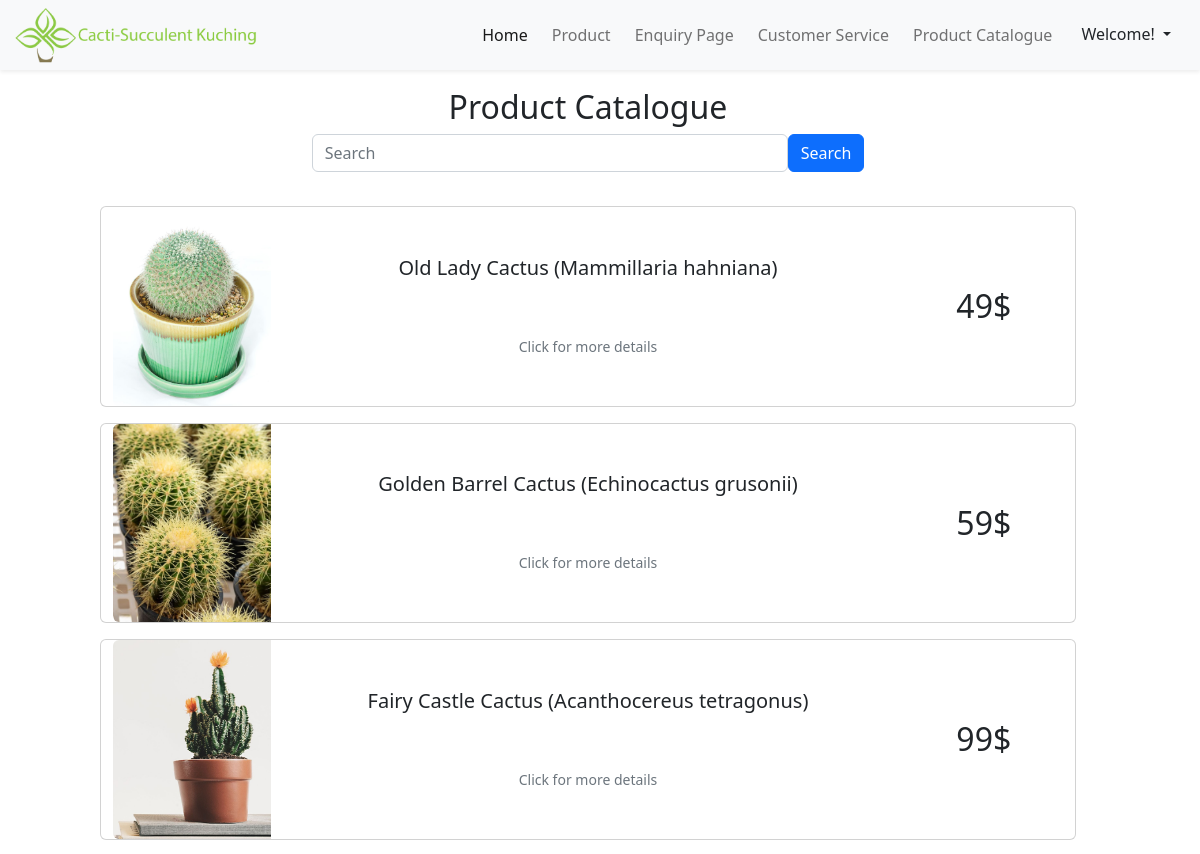
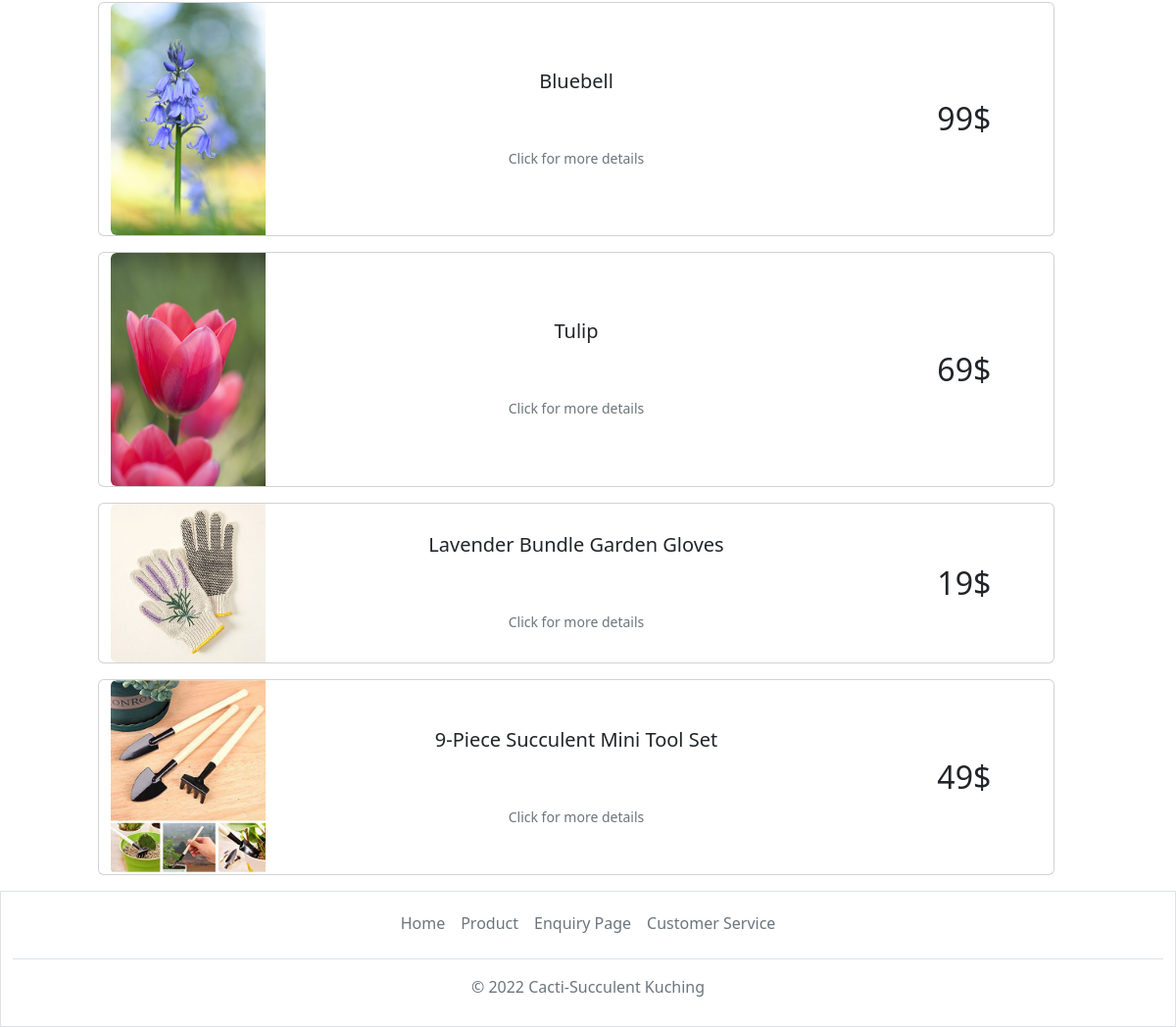
/productcatalogue.php, run on the app's committed database (2 pictures, top to bottom).
### tables this page shows
CREATE TABLE `tblproductcatalogue` (
  `stockId` varchar(15) NOT NULL,
  `stockName` varchar(50) DEFAULT NULL,
  `stockDetail` varchar(500) DEFAULT NULL,
  `stockType` varchar(50) DEFAULT NULL,
  `stockPicture` varchar(100) DEFAULT NULL,
  `stockPrice` varchar(10) DEFAULT NULL,
  `stockQuantity` varchar(10) DEFAULT NULL,
  `stockStatus` char(1) DEFAULT NULL
);

### productcatalogue.php (the view, shortened to what this page needs)
<?php
    include('Account.php');
?>
<!doctype html>
<html lang="en">
    <head>
        <link rel="stylesheet" href="styles\homepage.css">
        <link href="https://cdn.jsdelivr.net/npm/bootstrap@5.2.2/dist/css/bootstrap.min.css" rel="stylesheet">
    </head>
<body>
<nav class="navbar navbar-expand-lg">
    <div class="container-fluid fixed-top shadow-sm bg-light">
        <a class="navbar-brand" href="index.php">
            <img src="images\logo.png" alt="logo" style="width:250px;" class="rounded-pill">
        </a>
        <div class="collapse navbar-collapse justify-content-end" id="collapsibleNavbar">
            <ul class="navbar-nav">
                <li class="nav-item p-1">
                    <a class="nav-link active" href="index.php">Home</a>
                </li>
                <li class="nav-item p-1">
                    <a class="nav-link" href="#">Product</a>
                </li>
                <li class="nav-item p-1">
                    <a class="nav-link" href="#">Enquiry Page</a>
                </li>
                <li class="nav-item p-1">
                    <a class="nav-link" href="#">Customer Service</a>
                </li>
                <li class="nav-item p-1">
                    <a class="nav-link" href="productcatalogue.php">Product Catalogue</a>
                </li>
                <li class="nav-item p-1">
                    <div class="dropdown">
                        <button class="btn dropdown-toggle" type="button" data-bs-toggle="dropdown" aria-expanded="false">
                             Welcome!
                        </button>
                    </div>
                </li>
            </ul>
        </div>
    </div>
</nav>
<br><br><br>
<div class="row col-12">
    <div class="row col-10 mx-auto">
    <div class="row mx-auto my-auto">
        <div class="col">
            <h2 class="text-center">Product Catalogue</h2>
        </div>
    </div>
    <form  action="search.php" method="POST">
        <div class="d-flex justify-content-center mx-auto">
            <div class="form-outline" style="width: 50%;">
                <input type="search" class="form-control" placeholder="Search">
            </div>
            <button type="button" class="btn btn-primary">Search</button>
        </div>
    </form>
    <br><br><br>
    <?php
        $query = "SELECT * FROM tblproductcatalogue";
        $query_run = mysqli_query($con, $query);
        if(mysqli_num_rows($query_run) > 0)
        {
            foreach($query_run as $productcatalogue)
            {
        ?>
            <div class="card mb-3">
                <div class="row g-0">
                    <div class="col-md-2">
                        <img src="admin\uploadedimage\<?php echo $productcatalogue['stockPicture']?>" class="img-fluid rounded-start" alt="...">
                    </div>
                    <div class="col-md-8 my-auto">
                        <div class="card-body">
                            <h5 class="card-title text-center"><?php echo $productcatalogue['stockName']?></h5>
                            <p class="card-text d-flex align-items-center justify-content-center pt-5"><small class="text-muted">Click for more details</small></p>
                        </div>
                    </div>
                    <div class="col-md-2 my-auto">
                        <div class="card-body">
                            <p class="card-text text-center h2"><?php echo $productcatalogue['stockPrice']?>$</p>
                        </div>
                    </div>
                </div>
            </div>
            <?php
                }
            }
            ?>
    </div>
</div>
<div class="container-fluid border" style="width: 100%;">
  <footer class="py-1 my-2 ">
  <ul class="nav justify-content-center border-bottom pb-3 mb-3">
      <li class="nav-item"><a href="index.php" class="nav-link px-2 text-muted">Home</a></li>
      <li class="nav-item"><a href="#" class="nav-link px-2 text-muted">Product</a></li>
      <li class="nav-item"><a href="#" class="nav-link px-2 text-muted">Enquiry Page</a></li>
      <li class="nav-item"><a href="#" class="nav-link px-2 text-muted">Customer Service</a></li>
    </ul>
    <p class="text-center text-muted">© 2022 Cacti-Succulent Kuching</p>
  </footer>
</div>
</body>
</html>

### data on the page
tblproductcatalogue: stockPicture (picture), stockName "Old Lady Cactus (Mammillaria hahniana)", stockPrice "49"
tblproductcatalogue: stockPicture (picture), stockName "Golden Barrel Cactus (Echinocactus grusonii)", stockPrice "59"
tblproductcatalogue: stockPicture (picture), stockName "Fairy Castle Cactus (Acanthocereus tetragonus)", stockPrice "99"
tblproductcatalogue: stockPicture (picture), stockName "Bluebell", stockPrice "99"
tblproductcatalogue: stockPicture (picture), stockName "Tulip", stockPrice "69"
tblproductcatalogue: stockPicture (picture), stockName "Lavender Bundle Garden Gloves", stockPrice "19"
tblproductcatalogue: stockPicture (picture), stockName "9-Piece Succulent Mini Tool Set", stockPrice "49"
